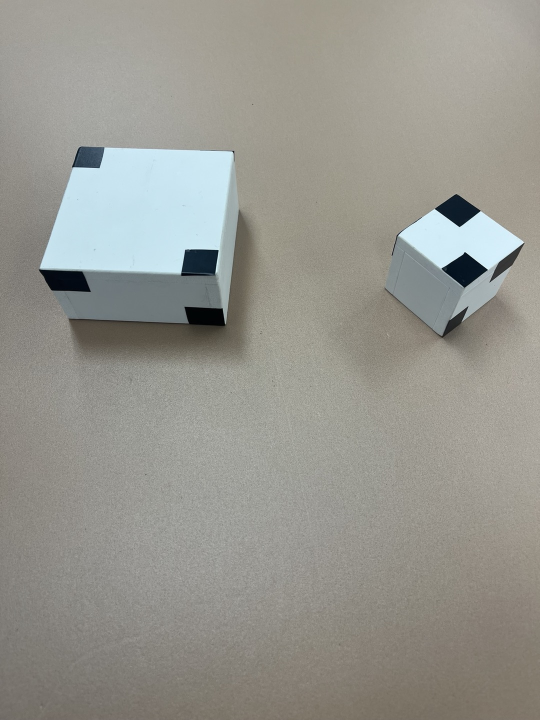
//> input picture Image/LAB2_1.jpg, 1080 x 1440 px (shown at 1/2 size)
$ ./DLIP_Tutorial_Histogram_1D_demo_image   (built with g++ and OpenCV 4)
//> lines starting //> are read from the running program, lines starting //| are printed output that depends on the picture; after the words box and inside, x2 and y2 are one past the last pixel; in counts of white or black regions, pixels touching at a corner belong together
/*------------------------------------------------------/
* Image Proccessing with Deep Learning
* OpenCV : Histogram Demo (from OpenCV docs)
* https://docs.opencv.org/4.9.0/d8/dbc/tutorial_histogram_calculation.html
* Created: 2021-Spring
------------------------------------------------------*/

#include "opencv2/highgui.hpp"
#include "opencv2/imgcodecs.hpp"
#include "opencv2/imgproc.hpp"
#include <iostream>

using namespace std;
using namespace cv;

int main(int argc, char** argv)
{
    //! [Load image]
    //CommandLineParser parser(argc, argv, "{@input | coin.jpg | input image}");
    //Mat src = imread(samples::findFile(parser.get<String>("@input")), 0);
    Mat src = imread("C:\\Users\\hilla\\source\\repos\\DLIP_GH\\Image\\LAB2_1.jpg", 0);
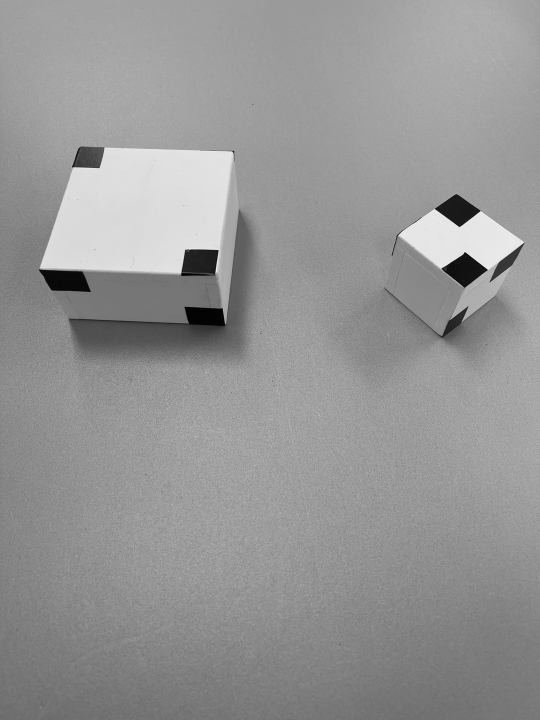
//> src: 1440 rows x 1080 cols, CV_8UC1 (shown at 1/2 size); min 0, max 255, mean 149.5
    if (src.empty())
    {
        return EXIT_FAILURE;
    }

    //! [Establish the number of bins]
    int histSize = 256;
    //! [Establish the number of bins]

    //! [Set the ranges ( for B,G,R) )]
    float range[] = { 0, 256 }; //the upper boundary is exclusive
    const float* histRange = { range };
    //! [Set the ranges ( for B,G,R) )]

    //! [Set histogram param]
    bool uniform = true, accumulate = false;
    //! [Set histogram param]

    //! [Compute the histograms]
    Mat hist1D;
    calcHist(&src, 1, 0, Mat(), hist1D, 1, &histSize, &histRange, uniform, accumulate);
//> hist1D = 256 values, max 47707 at index 156, min 0 at index 252, mean 6075


    //! [Compute the histograms]

    //! [Draw the histograms for B, G and R]
    int hist_w = 512, hist_h = 400;
    int bin_w = cvRound((double)hist_w / histSize);


    Mat histImage1D(hist_h, hist_w, CV_8UC1, Scalar(0));
    normalize(hist1D, hist1D, 0, histImage1D.rows, NORM_MINMAX, -1, Mat());
//> hist1D = 256 values, max 400 at index 156, min 0 at index 252, mean 50.94

    //! [Draw for each channel]
    for (int i = 1; i < histSize; i++)
    {
        line(histImage1D, Point(bin_w * (i - 1), hist_h - cvRound(hist1D.at<float>(i - 1))),
            Point(bin_w * (i), hist_h - cvRound(hist1D.at<float>(i))),
            Scalar(255, 0, 0), 2, 8, 0);
    }
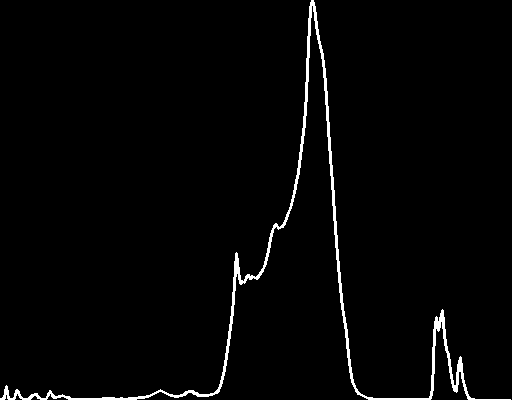
//> histImage1D: 400 rows x 512 cols, CV_8UC1; 2.1% white; 1 white region, box (x1, y1, x2, y2) and area: (0, 0, 511, 400) 4213

    //! [Display]
    imshow("Source image", src);
    imshow("calcHist Demo", histImage1D);
    waitKey();
    //! [Display]

    return EXIT_SUCCESS;
}

$ run again, with Image/LAB2_2.jpg copied over Image/LAB2_1.jpg
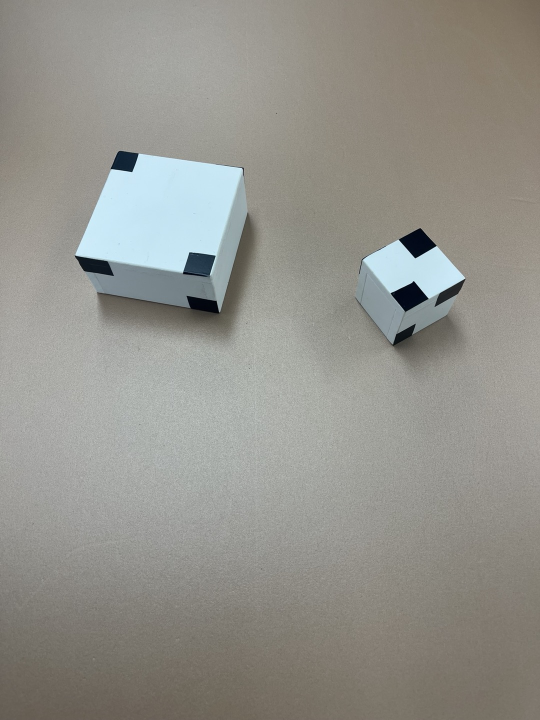
//> input picture Image/LAB2_2.jpg, 1080 x 1440 px (shown at 1/2 size)
//> `Mat src = imread("C:\\Users\\hilla\\source\\repos\\DLIP_GH\\Image\\LAB..`:
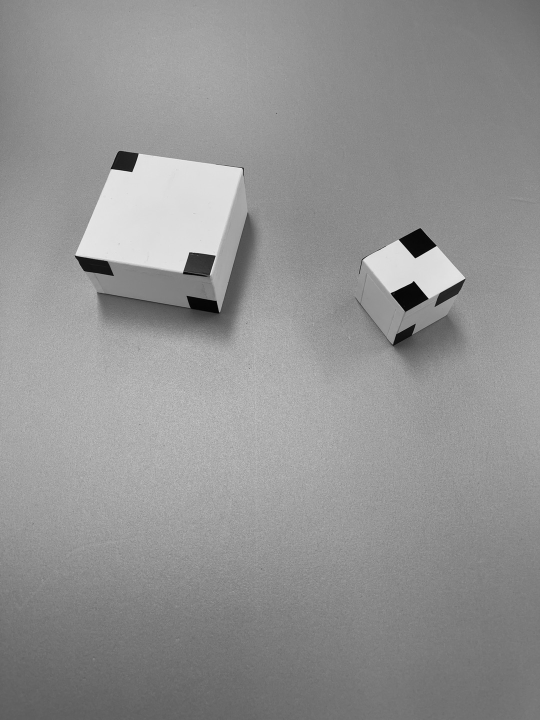
//> src: 1440 rows x 1080 cols, CV_8UC1 (shown at 1/2 size); min 0, max 252, mean 146.2
//> `calcHist(&src, 1, 0, Mat(), hist1D, 1, &histSize, &histRange, uniform,..`: hist1D = 256 values, max 28722 at index 153, min 0 at index 247, mean 6075
//> `normalize(hist1D, hist1D, 0, histImage1D.rows, NORM_MINMAX, -1, Mat());`: hist1D = 256 values, max 400 at index 153, min 0 at index 247, mean 84.6
//> after the loop `for (int i = 1; i < histSize; i++)`:
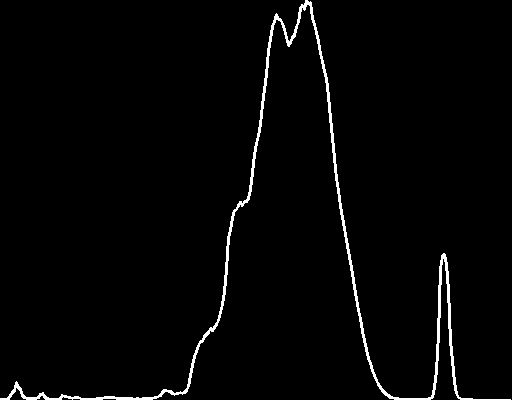
//> histImage1D: 400 rows x 512 cols, CV_8UC1; 2.1% white; 1 white region, box (x1, y1, x2, y2) and area: (0, 0, 511, 400) 4224

$ run again, with Image/LAB2_3.jpg copied over Image/LAB2_1.jpg
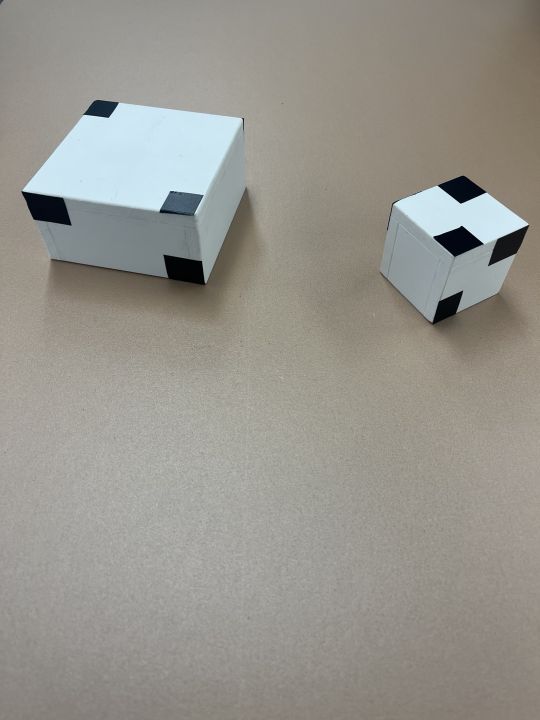
//> input picture Image/LAB2_3.jpg, 1080 x 1440 px (shown at 1/2 size)
//> `calcHist(&src, 1, 0, Mat(), hist1D, 1, &histSize, &histRange, uniform,..`: hist1D = 256 values, max 44119 at index 151, min 0 at index 249, mean 6075
//> `normalize(hist1D, hist1D, 0, histImage1D.rows, NORM_MINMAX, -1, Mat());`: hist1D = 256 values, max 400 at index 151, min 0 at index 249, mean 55.08
//> after the loop `for (int i = 1; i < histSize; i++)`:
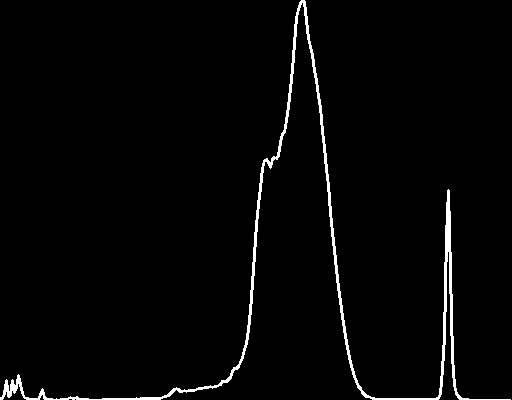
//> histImage1D: 400 rows x 512 cols, CV_8UC1; 2.2% white; 1 white region, box (x1, y1, x2, y2) and area: (0, 0, 511, 400) 4596
